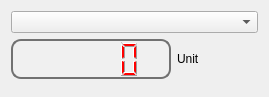
<?xml version="1.0" encoding="UTF-8"?>
<ui version="4.0">
 <class>Form</class>
 <widget class="QWidget" name="Form">
  <property name="geometry">
   <rect>
    <x>0</x>
    <y>0</y>
    <width>269</width>
    <height>97</height>
   </rect>
  </property>
  <property name="windowTitle">
   <string>Monitor</string>
  </property>
  <layout class="QVBoxLayout" name="verticalLayout">
   <item>
    <widget class="QComboBox" name="comboBox"/>
   </item>
   <item>
    <layout class="QFormLayout" name="formLayout">
     <item row="0" column="0">
      <widget class="QLCDNumber" name="lcdNumber">
       <property name="minimumSize">
        <size>
         <width>160</width>
         <height>40</height>
        </size>
       </property>
       <property name="styleSheet">
        <string notr="true">QLCDNumber{	
  background-color: rgb(240, 240, 240);
  border: 2px solid rgb(113, 113, 113);
  border-width: 2px;
  border-radius: 10px;
  color: rgb(255, 0, 0);
}</string>
       </property>
       <property name="value" stdset="0">
        <double>0.000000000000000</double>
       </property>
      </widget>
     </item>
     <item row="0" column="1">
      <widget class="QLabel" name="label">
       <property name="minimumSize">
        <size>
         <width>0</width>
         <height>40</height>
        </size>
       </property>
       <property name="text">
        <string>Unit</string>
       </property>
      </widget>
     </item>
    </layout>
   </item>
  </layout>
 </widget>
 <resources/>
 <connections/>
</ui>
